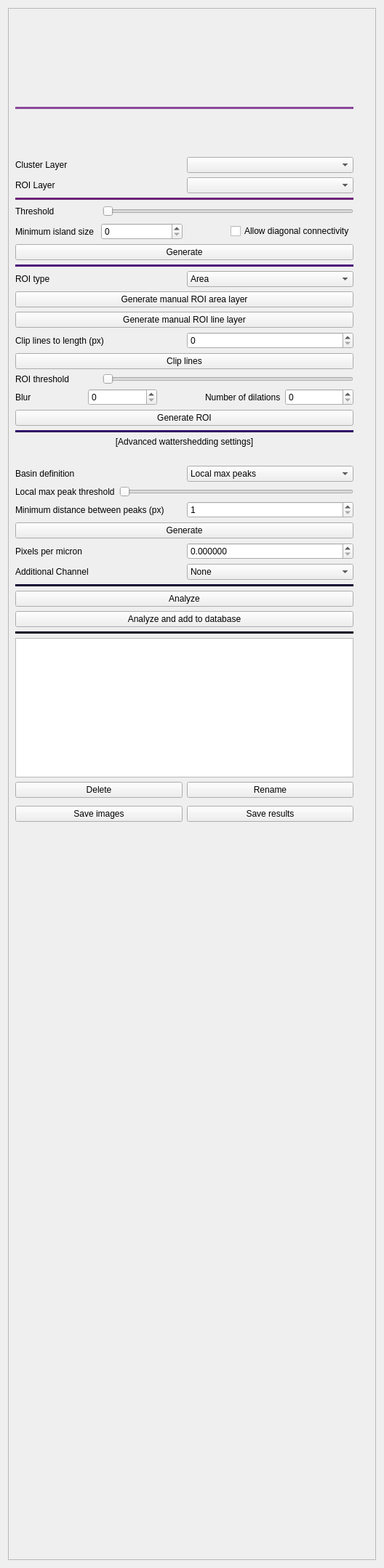
<?xml version="1.0" encoding="UTF-8"?>
<ui version="4.0">
 <class>Form</class>
 <widget class="QWidget" name="Form">
  <property name="geometry">
   <rect>
    <x>0</x>
    <y>0</y>
    <width>528</width>
    <height>2158</height>
   </rect>
  </property>
  <property name="windowTitle">
   <string>Form</string>
  </property>
  <layout class="QVBoxLayout" name="verticalLayout_2">
   <item>
    <widget class="QScrollArea" name="scrollArea">
     <property name="verticalScrollBarPolicy">
      <enum>Qt::ScrollBarAlwaysOff</enum>
     </property>
     <property name="horizontalScrollBarPolicy">
      <enum>Qt::ScrollBarAlwaysOff</enum>
     </property>
     <property name="widgetResizable">
      <bool>true</bool>
     </property>
     <property name="alignment">
      <set>Qt::AlignLeading|Qt::AlignLeft|Qt::AlignTop</set>
     </property>
     <widget class="QWidget" name="scrollAreaWidgetContents_5">
      <property name="geometry">
       <rect>
        <x>0</x>
        <y>0</y>
        <width>502</width>
        <height>2132</height>
       </rect>
      </property>
      <layout class="QVBoxLayout" name="verticalLayout_6">
       <property name="rightMargin">
        <number>30</number>
       </property>
       <item>
        <layout class="QVBoxLayout" name="verticalLayout">
         <property name="leftMargin">
          <number>0</number>
         </property>
         <item>
          <layout class="QHBoxLayout" name="horizontalLayout">
           <property name="sizeConstraint">
            <enum>QLayout::SetFixedSize</enum>
           </property>
           <property name="bottomMargin">
            <number>0</number>
           </property>
           <item>
            <widget class="QLabel" name="label_2">
             <property name="sizePolicy">
              <sizepolicy hsizetype="Minimum" vsizetype="Minimum">
               <horstretch>0</horstretch>
               <verstretch>0</verstretch>
              </sizepolicy>
             </property>
             <property name="minimumSize">
              <size>
               <width>440</width>
               <height>120</height>
              </size>
             </property>
             <property name="maximumSize">
              <size>
               <width>440</width>
               <height>120</height>
              </size>
             </property>
             <property name="autoFillBackground">
              <bool>false</bool>
             </property>
             <property name="frameShape">
              <enum>QFrame::NoFrame</enum>
             </property>
             <property name="text">
              <string/>
             </property>
             <property name="textFormat">
              <enum>Qt::PlainText</enum>
             </property>
             <property name="pixmap">
              <pixmap>Logo-01.png</pixmap>
             </property>
             <property name="scaledContents">
              <bool>true</bool>
             </property>
             <property name="alignment">
              <set>Qt::AlignCenter</set>
             </property>
             <property name="wordWrap">
              <bool>false</bool>
             </property>
            </widget>
           </item>
          </layout>
         </item>
         <item>
          <widget class="Line" name="line">
           <property name="styleSheet">
            <string notr="true">border: 2px solid #8B4898</string>
           </property>
           <property name="lineWidth">
            <number>0</number>
           </property>
           <property name="orientation">
            <enum>Qt::Horizontal</enum>
           </property>
          </widget>
         </item>
         <item>
          <layout class="QHBoxLayout" name="horizontalLayout_2">
           <property name="topMargin">
            <number>20</number>
           </property>
           <property name="bottomMargin">
            <number>20</number>
           </property>
           <item>
            <widget class="ClickLabel" name="manualButton">
             <property name="sizePolicy">
              <sizepolicy hsizetype="Maximum" vsizetype="Maximum">
               <horstretch>0</horstretch>
               <verstretch>0</verstretch>
              </sizepolicy>
             </property>
             <property name="maximumSize">
              <size>
               <width>100</width>
               <height>120</height>
              </size>
             </property>
             <property name="autoFillBackground">
              <bool>false</bool>
             </property>
             <property name="text">
              <string/>
             </property>
             <property name="pixmap">
              <pixmap>MAN_T.png</pixmap>
             </property>
             <property name="scaledContents">
              <bool>true</bool>
             </property>
             <property name="alignment">
              <set>Qt::AlignCenter</set>
             </property>
            </widget>
           </item>
           <item>
            <widget class="ClickLabel" name="roiButton">
             <property name="sizePolicy">
              <sizepolicy hsizetype="Maximum" vsizetype="Maximum">
               <horstretch>0</horstretch>
               <verstretch>0</verstretch>
              </sizepolicy>
             </property>
             <property name="maximumSize">
              <size>
               <width>110</width>
               <height>120</height>
              </size>
             </property>
             <property name="text">
              <string/>
             </property>
             <property name="pixmap">
              <pixmap>ROI_F.png</pixmap>
             </property>
             <property name="scaledContents">
              <bool>true</bool>
             </property>
            </widget>
           </item>
          </layout>
         </item>
         <item>
          <layout class="QHBoxLayout" name="horizontalLayout_4">
           <item>
            <widget class="QLabel" name="label_5">
             <property name="text">
              <string>Cluster Layer</string>
             </property>
            </widget>
           </item>
           <item>
            <widget class="QComboBox" name="clusterComboBox"/>
           </item>
          </layout>
         </item>
         <item>
          <layout class="QHBoxLayout" name="horizontalLayout_5">
           <item>
            <widget class="QLabel" name="roiLabel">
             <property name="text">
              <string>ROI Layer</string>
             </property>
            </widget>
           </item>
           <item>
            <widget class="QComboBox" name="roiComboBox"/>
           </item>
          </layout>
         </item>
         <item>
          <widget class="Line" name="line_2">
           <property name="styleSheet">
            <string notr="true">border: 2px solid #6D2378</string>
           </property>
           <property name="orientation">
            <enum>Qt::Horizontal</enum>
           </property>
          </widget>
         </item>
         <item>
          <layout class="QHBoxLayout" name="horizontalLayout_6">
           <item>
            <widget class="QLabel" name="label_6">
             <property name="text">
              <string>Threshold</string>
             </property>
            </widget>
           </item>
           <item>
            <spacer name="horizontalSpacer">
             <property name="orientation">
              <enum>Qt::Horizontal</enum>
             </property>
             <property name="sizeType">
              <enum>QSizePolicy::Fixed</enum>
             </property>
             <property name="sizeHint" stdset="0">
              <size>
               <width>60</width>
               <height>20</height>
              </size>
             </property>
            </spacer>
           </item>
           <item>
            <widget class="QSlider" name="threshSlider">
             <property name="maximum">
              <number>1000</number>
             </property>
             <property name="orientation">
              <enum>Qt::Horizontal</enum>
             </property>
            </widget>
           </item>
          </layout>
         </item>
         <item>
          <layout class="QHBoxLayout" name="horizontalLayout_31">
           <item>
            <widget class="QLabel" name="label_19">
             <property name="text">
              <string>Minimum island size</string>
             </property>
            </widget>
           </item>
           <item>
            <widget class="QSpinBox" name="minIslandSize"/>
           </item>
           <item>
            <spacer name="horizontalSpacer_7">
             <property name="orientation">
              <enum>Qt::Horizontal</enum>
             </property>
             <property name="sizeType">
              <enum>QSizePolicy::Fixed</enum>
             </property>
             <property name="sizeHint" stdset="0">
              <size>
               <width>60</width>
               <height>20</height>
              </size>
             </property>
            </spacer>
           </item>
           <item>
            <widget class="QCheckBox" name="connectivityCheckbox">
             <property name="text">
              <string>Allow diagonal connectivity</string>
             </property>
             <property name="tristate">
              <bool>false</bool>
             </property>
            </widget>
           </item>
          </layout>
         </item>
         <item>
          <layout class="QHBoxLayout" name="horizontalLayout_32">
           <item>
            <widget class="QPushButton" name="threshButton">
             <property name="text">
              <string>Generate</string>
             </property>
            </widget>
           </item>
          </layout>
         </item>
         <item>
          <widget class="Line" name="line_4">
           <property name="styleSheet">
            <string notr="true">border: 2px solid #4B1479</string>
           </property>
           <property name="orientation">
            <enum>Qt::Horizontal</enum>
           </property>
          </widget>
         </item>
         <item>
          <layout class="QHBoxLayout" name="horizontalLayout_11">
           <item>
            <widget class="QLabel" name="roiTypeLabel">
             <property name="text">
              <string>ROI type</string>
             </property>
            </widget>
           </item>
           <item>
            <widget class="QComboBox" name="roiTypeComboBox">
             <item>
              <property name="text">
               <string>Area</string>
              </property>
             </item>
             <item>
              <property name="text">
               <string>Line</string>
              </property>
             </item>
            </widget>
           </item>
          </layout>
         </item>
         <item>
          <layout class="QHBoxLayout" name="horizontalLayout_3">
           <item>
            <widget class="QPushButton" name="genRoiAreaButton">
             <property name="text">
              <string>Generate manual ROI area layer</string>
             </property>
            </widget>
           </item>
          </layout>
         </item>
         <item>
          <widget class="QPushButton" name="genRoiLineButton">
           <property name="text">
            <string>Generate manual ROI line layer</string>
           </property>
          </widget>
         </item>
         <item>
          <layout class="QHBoxLayout" name="horizontalLayout_12">
           <item>
            <widget class="QLabel" name="maxLineLabel">
             <property name="text">
              <string>Clip lines to length (px)</string>
             </property>
            </widget>
           </item>
           <item>
            <widget class="QSpinBox" name="maxLine">
             <property name="maximum">
              <number>100000000</number>
             </property>
            </widget>
           </item>
          </layout>
         </item>
         <item>
          <widget class="QPushButton" name="clipLineButton">
           <property name="text">
            <string>Clip lines</string>
           </property>
          </widget>
         </item>
         <item>
          <layout class="QHBoxLayout" name="horizontalLayout_7">
           <item>
            <widget class="QLabel" name="roiThreshLabel">
             <property name="text">
              <string>ROI threshold</string>
             </property>
            </widget>
           </item>
           <item>
            <spacer name="horizontalSpacer_2">
             <property name="orientation">
              <enum>Qt::Horizontal</enum>
             </property>
             <property name="sizeType">
              <enum>QSizePolicy::Fixed</enum>
             </property>
             <property name="sizeHint" stdset="0">
              <size>
               <width>40</width>
               <height>0</height>
              </size>
             </property>
            </spacer>
           </item>
           <item>
            <widget class="QSlider" name="roiThreshSlider">
             <property name="maximum">
              <number>1000</number>
             </property>
             <property name="orientation">
              <enum>Qt::Horizontal</enum>
             </property>
            </widget>
           </item>
          </layout>
         </item>
         <item>
          <layout class="QHBoxLayout" name="horizontalLayout_16">
           <item>
            <widget class="QLabel" name="roiBlurLabel">
             <property name="text">
              <string>Blur</string>
             </property>
            </widget>
           </item>
           <item>
            <widget class="QSpinBox" name="roiBlur"/>
           </item>
           <item>
            <spacer name="horizontalSpacer_3">
             <property name="orientation">
              <enum>Qt::Horizontal</enum>
             </property>
             <property name="sizeType">
              <enum>QSizePolicy::Fixed</enum>
             </property>
             <property name="sizeHint" stdset="0">
              <size>
               <width>60</width>
               <height>20</height>
              </size>
             </property>
            </spacer>
           </item>
           <item>
            <widget class="QLabel" name="roiDilationsLabel">
             <property name="text">
              <string>Number of dilations</string>
             </property>
            </widget>
           </item>
           <item>
            <widget class="QSpinBox" name="roiDilations"/>
           </item>
          </layout>
         </item>
         <item>
          <widget class="QPushButton" name="genRoiButton">
           <property name="text">
            <string>Generate ROI</string>
           </property>
          </widget>
         </item>
         <item>
          <widget class="Line" name="line_17">
           <property name="styleSheet">
            <string notr="true">border: 2px solid #2F0B65</string>
           </property>
           <property name="orientation">
            <enum>Qt::Horizontal</enum>
           </property>
          </widget>
         </item>
         <item>
          <widget class="QLabel" name="label_8">
           <property name="maximumSize">
            <size>
             <width>16777215</width>
             <height>40</height>
            </size>
           </property>
           <property name="text">
            <string>[Advanced wattershedding settings]</string>
           </property>
           <property name="alignment">
            <set>Qt::AlignCenter</set>
           </property>
          </widget>
         </item>
         <item>
          <spacer name="verticalSpacer">
           <property name="orientation">
            <enum>Qt::Vertical</enum>
           </property>
           <property name="sizeType">
            <enum>QSizePolicy::Fixed</enum>
           </property>
           <property name="sizeHint" stdset="0">
            <size>
             <width>20</width>
             <height>20</height>
            </size>
           </property>
          </spacer>
         </item>
         <item>
          <layout class="QHBoxLayout" name="horizontalLayout_14">
           <item>
            <widget class="QLabel" name="label_13">
             <property name="text">
              <string>Basin definition</string>
             </property>
            </widget>
           </item>
           <item>
            <widget class="QComboBox" name="basinComboBox">
             <property name="currentText">
              <string>Local max peaks</string>
             </property>
             <property name="currentIndex">
              <number>1</number>
             </property>
             <item>
              <property name="text">
               <string>Distance tranformation</string>
              </property>
             </item>
             <item>
              <property name="text">
               <string>Local max peaks</string>
              </property>
             </item>
            </widget>
           </item>
          </layout>
         </item>
         <item>
          <layout class="QHBoxLayout" name="horizontalLayout_9">
           <item>
            <widget class="QLabel" name="lmpThreshLabel">
             <property name="text">
              <string>Local max peak threshold</string>
             </property>
            </widget>
           </item>
           <item>
            <widget class="QSlider" name="lmpThreshSlider">
             <property name="maximum">
              <number>1000</number>
             </property>
             <property name="orientation">
              <enum>Qt::Horizontal</enum>
             </property>
            </widget>
           </item>
          </layout>
         </item>
         <item>
          <layout class="QHBoxLayout" name="horizontalLayout_46">
           <item>
            <widget class="QLabel" name="lmpMinDistLabel">
             <property name="text">
              <string>Minimum distance between peaks (px)</string>
             </property>
            </widget>
           </item>
           <item>
            <widget class="QSpinBox" name="lmpMinDistSpinBox">
             <property name="minimum">
              <number>1</number>
             </property>
            </widget>
           </item>
          </layout>
         </item>
         <item>
          <widget class="QPushButton" name="lmpThreshGenerate">
           <property name="text">
            <string>Generate</string>
           </property>
          </widget>
         </item>
         <item>
          <layout class="QHBoxLayout" name="horizontalLayout_15">
           <item>
            <widget class="QLabel" name="label_15">
             <property name="text">
              <string>Pixels per micron</string>
             </property>
            </widget>
           </item>
           <item>
            <widget class="QDoubleSpinBox" name="scaleBox">
             <property name="decimals">
              <number>6</number>
             </property>
             <property name="maximum">
              <double>100.000000000000000</double>
             </property>
            </widget>
           </item>
          </layout>
         </item>
         <item>
          <layout class="QHBoxLayout" name="horizontalLayout_17">
           <item>
            <widget class="QLabel" name="label_14">
             <property name="text">
              <string>Additional Channel</string>
             </property>
            </widget>
           </item>
           <item>
            <widget class="QComboBox" name="addChannelComboBox">
             <property name="currentText">
              <string>None</string>
             </property>
             <property name="currentIndex">
              <number>0</number>
             </property>
             <item>
              <property name="text">
               <string>None</string>
              </property>
             </item>
            </widget>
           </item>
          </layout>
         </item>
         <item>
          <widget class="Line" name="line_18">
           <property name="styleSheet">
            <string notr="true">border: 2px solid #120533</string>
           </property>
           <property name="orientation">
            <enum>Qt::Horizontal</enum>
           </property>
          </widget>
         </item>
         <item>
          <widget class="QPushButton" name="analyzeButton">
           <property name="text">
            <string>Analyze</string>
           </property>
          </widget>
         </item>
         <item>
          <widget class="QPushButton" name="analyzeAddButton">
           <property name="text">
            <string>Analyze and add to database</string>
           </property>
          </widget>
         </item>
         <item>
          <widget class="Line" name="line_19">
           <property name="styleSheet">
            <string notr="true">border: 2px solid #0E0321</string>
           </property>
           <property name="orientation">
            <enum>Qt::Horizontal</enum>
           </property>
          </widget>
         </item>
         <item>
          <widget class="QListWidget" name="listList">
           <property name="sizePolicy">
            <sizepolicy hsizetype="Expanding" vsizetype="Fixed">
             <horstretch>0</horstretch>
             <verstretch>0</verstretch>
            </sizepolicy>
           </property>
           <property name="selectionMode">
            <enum>QAbstractItemView::MultiSelection</enum>
           </property>
          </widget>
         </item>
         <item>
          <layout class="QHBoxLayout" name="horizontalLayout_8">
           <item>
            <widget class="QPushButton" name="deleteButton">
             <property name="text">
              <string>Delete</string>
             </property>
            </widget>
           </item>
           <item>
            <widget class="QPushButton" name="renameButton">
             <property name="text">
              <string>Rename</string>
             </property>
            </widget>
           </item>
          </layout>
         </item>
         <item>
          <spacer name="verticalSpacer_2">
           <property name="orientation">
            <enum>Qt::Vertical</enum>
           </property>
           <property name="sizeType">
            <enum>QSizePolicy::Fixed</enum>
           </property>
           <property name="sizeHint" stdset="0">
            <size>
             <width>20</width>
             <height>5</height>
            </size>
           </property>
          </spacer>
         </item>
         <item>
          <layout class="QHBoxLayout" name="horizontalLayout_10">
           <item>
            <widget class="QPushButton" name="saveImageButton">
             <property name="text">
              <string>Save images</string>
             </property>
            </widget>
           </item>
           <item>
            <widget class="QPushButton" name="saveResultsButton">
             <property name="text">
              <string>Save results</string>
             </property>
            </widget>
           </item>
          </layout>
         </item>
         <item>
          <spacer name="verticalSpacer_3">
           <property name="orientation">
            <enum>Qt::Vertical</enum>
           </property>
           <property name="sizeHint" stdset="0">
            <size>
             <width>20</width>
             <height>40</height>
            </size>
           </property>
          </spacer>
         </item>
        </layout>
       </item>
      </layout>
     </widget>
    </widget>
   </item>
  </layout>
 </widget>
 <customwidgets>
  <customwidget>
   <class>ClickLabel</class>
   <extends>QLabel</extends>
   <header>napari_k2_clustercounter/ClickLabel.h</header>
  </customwidget>
 </customwidgets>
 <resources/>
 <connections/>
</ui>
